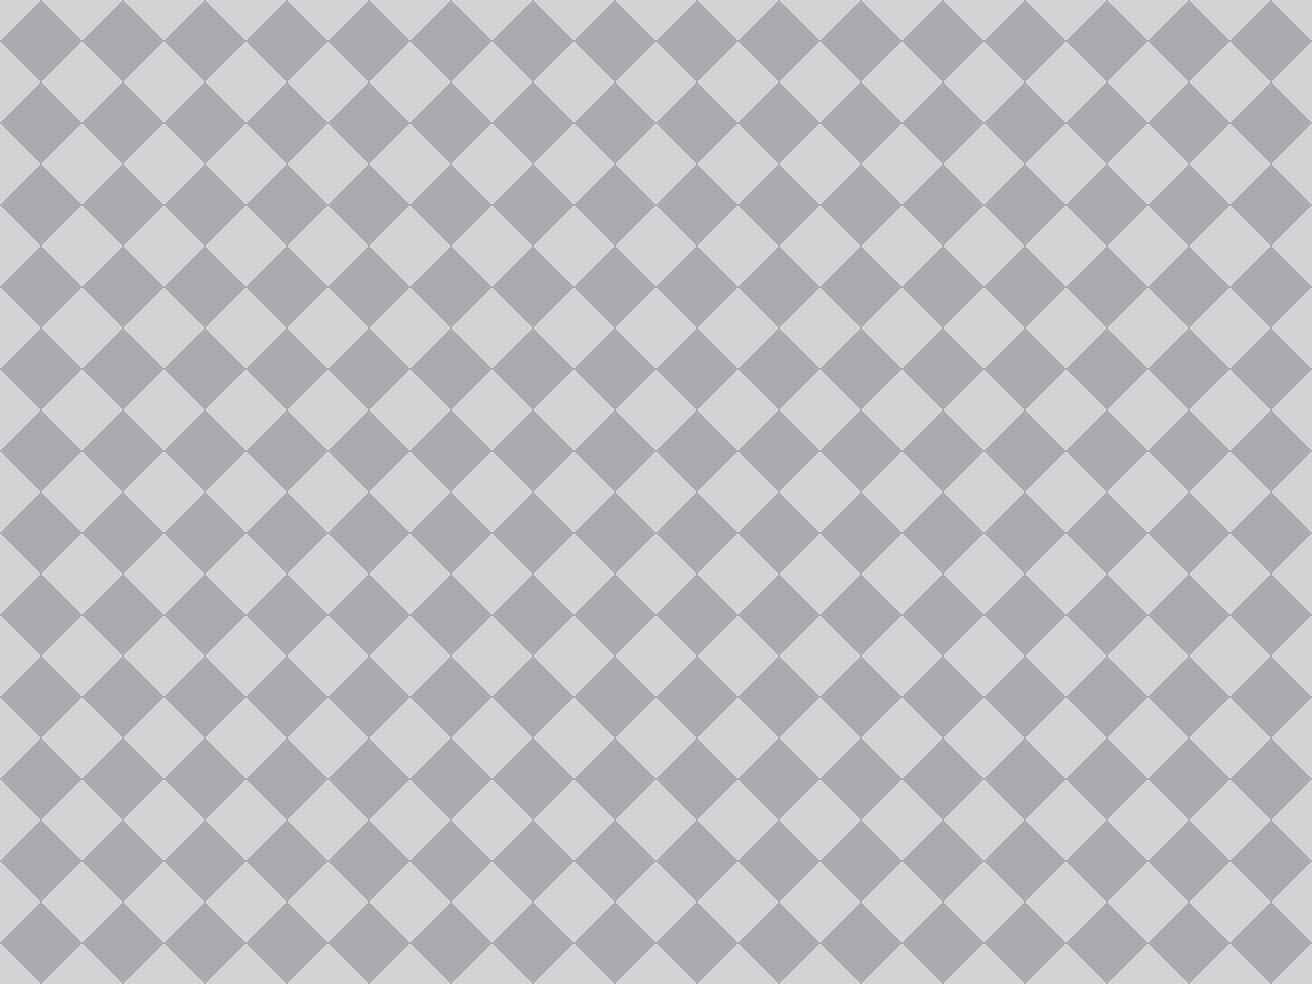

Tiled map render using the project's own tile images. Description and the whole map definition, tile-layer contents included, below:
An orthogonal 16x12 tile map with 82x82 px tiles, 1 tile layer (Camada de Tiles 1), 6 tilesets and 23 objects.

<map version="1.0" orientation="orthogonal" renderorder="left-up" width="16" height="12" tilewidth="82" tileheight="82" nextobjectid="36">
 <tileset firstgid="1" name="ladrilho2" tilewidth="82" tileheight="82" tilecount="1" columns="1">
  <image source="../textures/ladrilho2.png" width="82" height="82" />
 </tileset>
 <tileset firstgid="2" name="sofa" tilewidth="408" tileheight="132" tilecount="1" columns="1">
  <tileoffset x="0" y="132" />
  <image source="../textures/sofa.png" width="408" height="132" />
 </tileset>
 <tileset firstgid="3" name="barata" tilewidth="32" tileheight="32" tilecount="1" columns="1">
  <tileoffset x="0" y="32" />
  <image source="../textures/barata.png" width="32" height="32" />
 </tileset>
 <tileset firstgid="4" name="vassoura2" tilewidth="93" tileheight="279" tilecount="1" columns="1">
  <tileoffset x="-46" y="279" />
  <image source="../textures/vassoura2.png" width="93" height="279" />
 </tileset>
 <tileset firstgid="5" name="pizza" tilewidth="58" tileheight="72" tilecount="5" columns="5">
  <tileoffset x="0" y="72" />
  <image source="../textures/pizza.png" width="290" height="74" />
 </tileset>
 <tileset firstgid="10" name="maca" tilewidth="30" tileheight="47" tilecount="5" columns="5">
  <image source="../textures/maca.png" width="150" height="47" />
 </tileset>
 <layer name="Camada de Tiles 1" width="16" height="12">
  <data encoding="csv">
1,1,1,1,1,1,1,1,1,1,1,1,1,1,1,1,
1,1,1,1,1,1,1,1,1,1,1,1,1,1,1,1,
1,1,1,1,1,1,1,1,1,1,1,1,1,1,1,1,
1,1,1,1,1,1,1,1,1,1,1,1,1,1,1,1,
1,1,1,1,1,1,1,1,1,1,1,1,1,1,1,1,
1,1,1,1,1,1,1,1,1,1,1,1,1,1,1,1,
1,1,1,1,1,1,1,1,1,1,1,1,1,1,1,1,
1,1,1,1,1,1,1,1,1,1,1,1,1,1,1,1,
1,1,1,1,1,1,1,1,1,1,1,1,1,1,1,1,
1,1,1,1,1,1,1,1,1,1,1,1,1,1,1,1,
1,1,1,1,1,1,1,1,1,1,1,1,1,1,1,1,
1,1,1,1,1,1,1,1,1,1,1,1,1,1,1,1
</data>
 </layer>
 <objectgroup name="obstacles">
  <object id="3" gid="2" x="872" y="814.667" width="408" height="132" rotation="180">
   <properties>
    <property name="obstacle" type="bool" value="true" />
   </properties>
  </object>
  <object id="4" gid="2" x="314.667" y="652.667" width="408" height="132" rotation="270">
   <properties>
    <property name="obstacle" type="bool" value="true" />
   </properties>
  </object>
  <object id="8" gid="2" x="1044" y="256.667" width="408" height="132" rotation="90">
   <properties>
    <property name="obstacle" type="bool" value="true" />
   </properties>
  </object>
  <object id="9" gid="2" x="474.665" y="88.6667" width="408" height="132">
   <properties>
    <property name="obstacle" type="bool" value="true" />
   </properties>
  </object>
 </objectgroup>
 <objectgroup name="player">
  <object id="5" gid="3" x="348" y="754.667" width="32" height="32" />
 </objectgroup>
 <objectgroup name="vassouras">
  <object id="10" gid="4" x="655.333" y="445.667" width="93" height="279" />
  <object id="11" gid="4" x="1147.33" y="127" width="93" height="279" />
  <object id="12" gid="4" x="288.667" y="247" width="93" height="279" />
 </objectgroup>
 <objectgroup name="food">
  <object id="18" gid="5" x="48.3333" y="221.333" width="58" height="72" />
  <object id="19" gid="5" x="755" y="409.333" width="58" height="72" />
  <object id="20" gid="5" x="291" y="84" width="58" height="72" />
  <object id="24" gid="10" x="978.333" y="801.667" width="30" height="47" />
  <object id="25" gid="10" x="1091.67" y="885.667" width="30" height="47" />
  <object id="26" gid="5" x="1000.33" y="125.333" width="58" height="72" />
  <object id="27" gid="5" x="1188.33" y="728" width="58" height="72" />
  <object id="28" gid="5" x="80.3333" y="844" width="58" height="72" />
  <object id="29" gid="5" x="505.667" y="358.667" width="58" height="72" />
  <object id="30" gid="10" x="538.333" y="563" width="30" height="47" />
  <object id="31" gid="10" x="742.333" y="320.333" width="30" height="47" />
  <object id="32" gid="10" x="123.667" y="105.667" width="30" height="47" />
  <object id="33" gid="10" x="66.3333" y="472.333" width="30" height="47" />
  <object id="34" gid="10" x="1191.67" y="147" width="30" height="47" />
  <object id="35" gid="10" x="437" y="917.667" width="30" height="47" />
 </objectgroup>
</map>